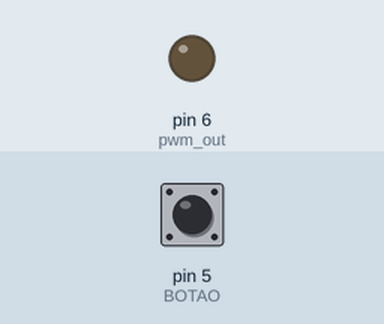
Bench run of a sketch on a simulated Arduino Uno, built with avr-gcc and run on an emulated ATmega328P. Shown: output pins drawn as LEDs (lit = HIGH). The test bench sets the inputs (shaded band); at power-on: pin 5 (BOTAO) HIGH.

Above: at 0.8 s.
0.9 s: pin 5 (BOTAO) pulled LOW for 0.15 s
At 1.8 s:
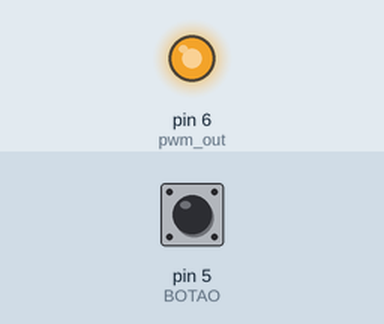
2.6 s: pin 5 (BOTAO) pulled LOW for 0.15 s
At 2.77 s:
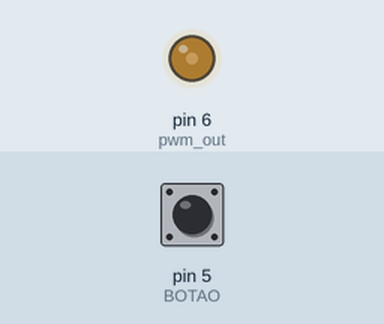
4.3 s: pin 5 (BOTAO) pulled LOW for 1 s
At 5.1 s:
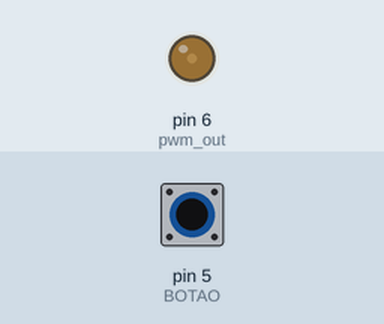
Timing chart, 0 to 7.3 s (numbered marks = the images above; inputs shaded):
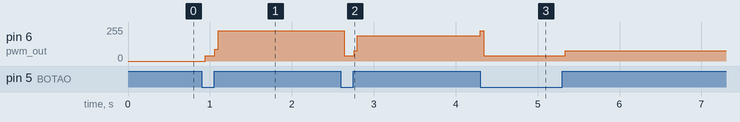

The sketch:

Aula9_pt2.ino
```cpp
#define pwm_out (1 << PD6)
#define BOTAO PD5

int brilho = 0;

int main(void)
{
  DDRD |= pwm_out; // configura saída para o PWM
  PORTD |= (1 << BOTAO); // CONFIGURA O BOTAO
  PORTD &= ~pwm_out; // PWM inicia desligado
  // Configura modo FAST PWM e modo do comparador A
  TCCR0A |= (1 << WGM01) | (1 << WGM00) | (1 << COM0A1);
  TCCR0B = 1; // Seleciona opção para frequência
  OCR0A = 0;

  for (;;)
  {
    OCR0A = brilho;
    if(!(PIND & (1 << BOTAO))){
      brilho += 38;
    }
    if (brilho > 254){
      brilho = 0;
    }
  }
}
```

Measured:
- after the input at 0.9 s, pin 6 (pwm_out): 0/255 → 40/255 at once, → 228/255 0.12 s later
- after the input at 2.6 s, pin 6 (pwm_out): 228/255 → 40/255 at once, → 190/255 0.12 s later
- after the input at 4.3 s, pin 6 (pwm_out): 190/255 → 40/255 at once, → 76/255 1.0 s later
